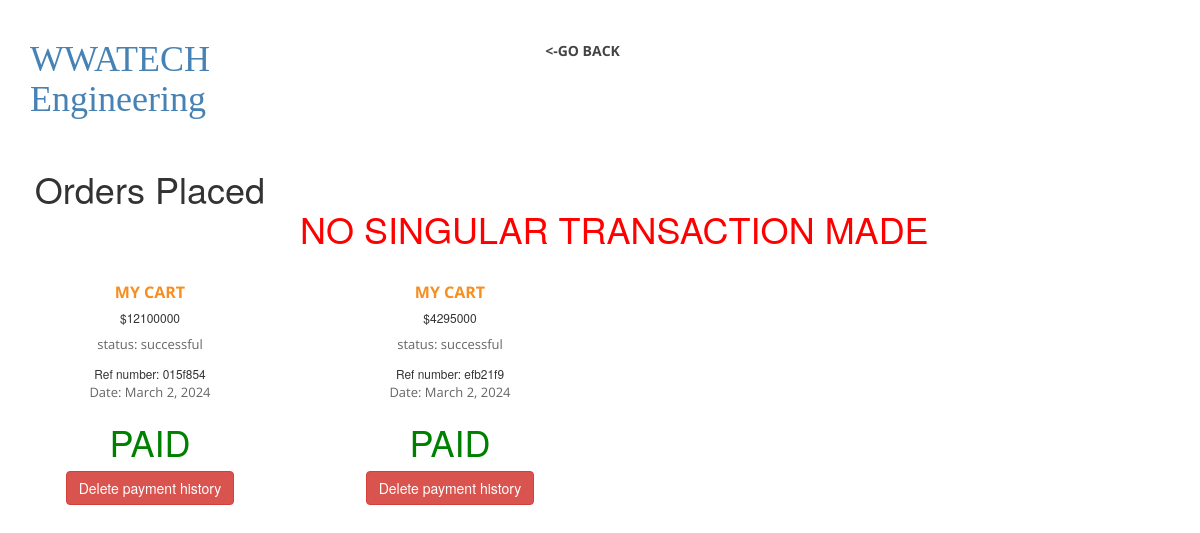
Screenshot of /orders/ (signed in) with the database file from the repository.
### solar/models.py (models this page shows)
class PayCart(models.Model):
    user= models.ForeignKey(User, on_delete=models.CASCADE)
    cart= models.CharField(max_length=25)
    amount= models.IntegerField()
    email= models.EmailField(default='none@gmail.com')
    commission= models.DecimalField(max_digits=10, decimal_places=2, default=0)
    ref= models.CharField(max_length=7)
    transaction= models.CharField(max_length=25, default= "unconfirmed")
    date= models.DateField(auto_now_add= True)

### solar/views.py (the view)
# urls.py: path('orders/', views.cust_order, name= "orders"),
@login_required
def cust_order(request):
    payment= Payment.objects.all()
    paycart= PayCart.objects.all()
    context= {
        'payments': payment,
        'paycarts': paycart
    }
    return render(request, 'order.html', context)

### templates/order.html (shortened to what this page needs)
{% load static %}
<!DOCTYPE html>
<html lang="en">
  <head>
    <link rel="stylesheet" href="{% static 'css/bootstrap.css' %}">
    <link rel="stylesheet" href="{% static 'css/font-awesome.css' %}">
    <link rel="stylesheet" href="{% static 'css/templatemo_style.css' %}">
    <link rel="stylesheet" href="{% static 'css/templatemo_misc.css' %}">
    <link rel="stylesheet" href="{% static 'css/flexslider.css' %}">
    <link rel="stylesheet" href="{% static 'css/testimonails-slider.css' %}">
    </head>
<body>
<div id="main-header">
    <div class="container">
        <div class="row">
            <div class="col-md-3">
                <div class="logo">
                    <a href="#"><h1 style="color: steelblue; font-family: Georgia, 'Times New Roman', Times, serif;">WWATECH Engineering</h1></a>
                </div>
            </div>
            <div class="col-md-6">
                <div class="main-menu">
                    <ul>
                      <li><a href="{% url 'profile' %}"> <-Go Back </a></li>
                    </ul>
                </div>
            </div>
        </div>
    </div>
</div>
<div class="col-md-3 col-sm-6">
  <div class="service-item">
    <div class="icon">
      <h1>Orders Placed</h1>
    </div>
  </div>
</div>
<br>
<br>
{% if payments %}
{% for payment in payments %}
<div class="col-md-3 col-sm-6">
    <div class="service-item">
                <h4><a href="{% url 'order-info' payment.pk %}">{{payment.product}}</a></h4>
                <h6>${{payment.amount}}</h6>
                <p>status: {{payment.transaction}}</p>
                <small>Ref number: <span>{{payment.ref}}</span></small>
                <p>Date: {{payment.date}}</p>
                {% if payment.transaction == 'successful' %}
                <h1 style="color: green;">PAID</h1>
                {% elif payment.transaction == 'unsuccessful' %}
                <h1 style="color: red;">Failed</h1>
                {% endif %}
                {% if user.is_staff %}
                <a href="{% url 'del-payment' payment.pk %}"><button class="btn btn-danger">Delete payment history</button></a>
                {% endif %}
      </div>
</div>
{% endfor %}
{% else %}
<h1 style="color: red;">NO  SINGULAR TRANSACTION MADE</h1>
{% endif %}
{% if paycarts %}
{% for paycart in paycarts %}
<div class="col-md-3 col-sm-6">
    <div class="service-item">
                <h4><a href="{% url 'ordercart-info' paycart.pk %}">{{paycart.cart}}</a></h4>
                <h6>${{paycart.amount}}</h6>
                <p>status: {{paycart.transaction}}</p>
                <small>Ref number: <span>{{paycart.ref}}</span></small>
                <p>Date: {{paycart.date}}</p>
                {% if paycart.transaction == 'successful' %}
                <h1 style="color: green;">PAID</h1>
                {% elif paycart.transaction == 'unsuccessful' %}
                <h1 style="color: red;">Failed</h1>
                {% endif %}
                {% if user.is_staff %}
                <a href="{% url 'del-paycart' paycart.pk %}"><button class="btn btn-danger">Delete payment history</button></a>
                {% endif %}
      </div>
</div>
{% endfor %}
{% else %}
<h1 style="color: red;">NO CART PAYMENTS MADE</h1>
{% endif %}
  </body>
</html>

### static/css/templatemo_style.css (style rules this page uses)
a { text-decoration: none; color: #f78e21; }
p { font-family: 'Open Sans', sans-serif; font-size: 13px; color: #666; }
*, *:before, *:after { -moz-box-sizing: border-box; -webkit-box-sizing: border-box; box-sizing: border-box; }
.logo { padding: 20px 0; }
.main-menu ul { padding: 0px; margin: 0px; text-align: center; }
.main-menu li { list-style: none; display: inline-block; padding: 40px 0; }
.main-menu a { font-family: 'Open Sans', sans-serif; font-weight: 700; font-size: 14px; color: #444; text-transform: uppercase; margin-right: 35px; }
.service-item { text-align: center; }
.service-item h4 { font-family: 'Open Sans', sans-serif; font-size: 16px; font-weight: 700; color: #333; text-transform: uppercase; margin-top: 25px; }
@media screen and (min-width: 995px) { body { overflow-x: hidden; } }

### rows the page displays
PayCart: cart "MY CART", amount "12100000", transaction "successful", ref "015f854", date "March 2, 2024", shows "PAID"
PayCart: cart "MY CART", amount "4295000", transaction "successful", ref "efb21f9", date "March 2, 2024", shows "PAID"
